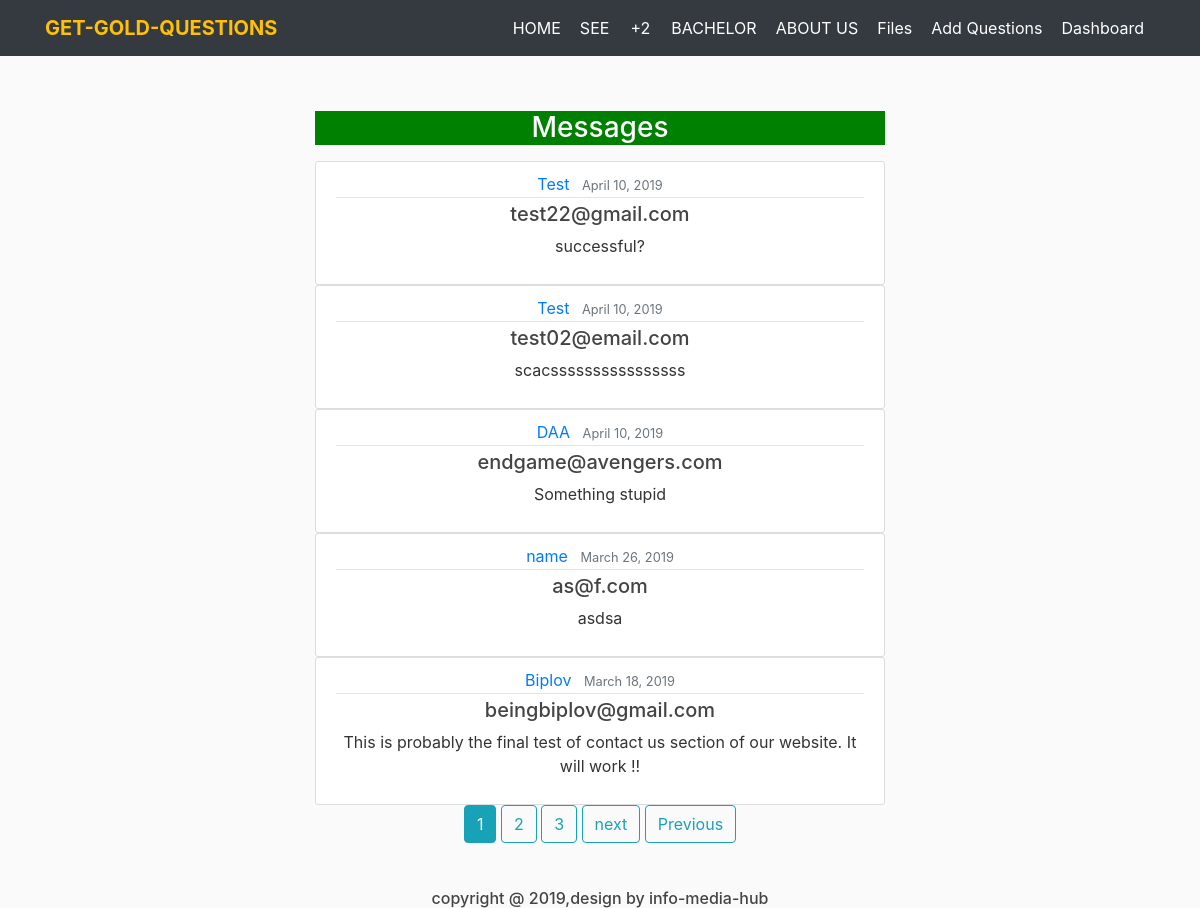
Screenshot of /message/ (signed in) with the database file from the repository.
### website/models.py (models this page shows, shortened)
class Contact(models.Model):
	name= models.CharField(max_length=75)
	email = models.EmailField()
	message = models.TextField()
	date_posted = models.DateTimeField(default=timezone.now)

### website/views.py (the view)
# urls.py: path('message/', message.as_view(), name="message"),
class message(LoginRequiredMixin, ListView):
	model = Contact
	template_name = "website/messages.html"
	context_object_name= 'messages'
	ordering = ['-date_posted']
	paginate_by = 5
	login_url = "/admin/login"
	redirect_field_name = "hollaback"
	raise_exception = False

### website/templates/website/messages.html (shortened to what this page needs)
{% extends 'website/base.html' %}
{% load static %}
    {% block body %}
<link rel="stylesheet" type="text/css" href="{% static 'website/msg.css' %}">
<div class="container" style="margin-top: 95px">
      <div class = 'row' >
        <div class= 'col-sm' style="padding-left: 25%; padding-right: 25%; text-align: center;" >
        	<p><center><h3 style ="background-color:green; color:white">Messages</h3></center></p>
          {% for message in messages %}
        <article class="media content-section" style="">
          <div class="media-body">
            <div class="article-metadata">
              <a class="mr-2" href="#">{{ message.name }}</a>
              <small class="text-muted">{{ message.date_posted|date:"F d, Y" }}</small>
            </div>
            <h5><a class="article-title" href="#">{{ message.email }}</a></h5>
            <p class="article-content">{{ message.message }}</p>
          </div>
        </article>
        {% endfor %}
    {% if is_paginated %}
      {% for num in page_obj.paginator.page_range %}
        {% if page_obj.number == num %}
          <a class='btn btn-info mb-4' href="?page={{ num }}">{{ num }}</a>
        {% elif num > page_obj.number|add:'-3' and num < page_obj.number|add:'3' %}
          <a class= 'btn btn-outline-info mb-4' href="?page={{ num }}"> {{ num }} </a>
        {% endif %}
      {% endfor %}
      {% if page_obj.has_next %}
        <a class="btn btn-outline-info mb-4" href="?page={{ page_obj.next_page_number }}">next</a>
        <a class="btn btn-outline-info mb-4" href="?page={{ page_obj.paginator.num_pages }}">Previous</a>
      {% endif %}
    {% endif %}
     </div>
     </div>
 </div>
{% endblock %}

### website/static/website/msg.css (style rules this page uses)
body { background: #fafafa; color: #333333; }
h1, h2, h3, h4, h5, h6 { color: #444444; }
.content-section { background: #ffffff; padding: 10px 20px; border: 1px solid #dddddd; border-radius: 3px; margin-bottom: 0px; }
.article-title { color: #444444; }
.article-content { white-space: pre-line; }
.article-metadata { padding-bottom: 1px; margin-bottom: 4px; border-bottom: 1px solid #e3e3e3 }

### rows the page displays
Contact: name "Test", date_posted "April 10, 2019", email "test22@gmail.com", message "successful?"
Contact: name "Test", date_posted "April 10, 2019", email "test02@email.com", message "scacssssssssssssssss"
Contact: name "DAA", date_posted "April 10, 2019", email "endgame@avengers.com", message "Something stupid"
Contact: name "name", date_posted "March 26, 2019", email "as@f.com", message "asdsa"
Contact: name "Biplov", date_posted "March 18, 2019", email "beingbiplov@gmail.com", message "This is probably the final test of contact us section of our website. It will work !!"

### other values shown
{{ num }} "1"
{{ num }} "2" "3"
